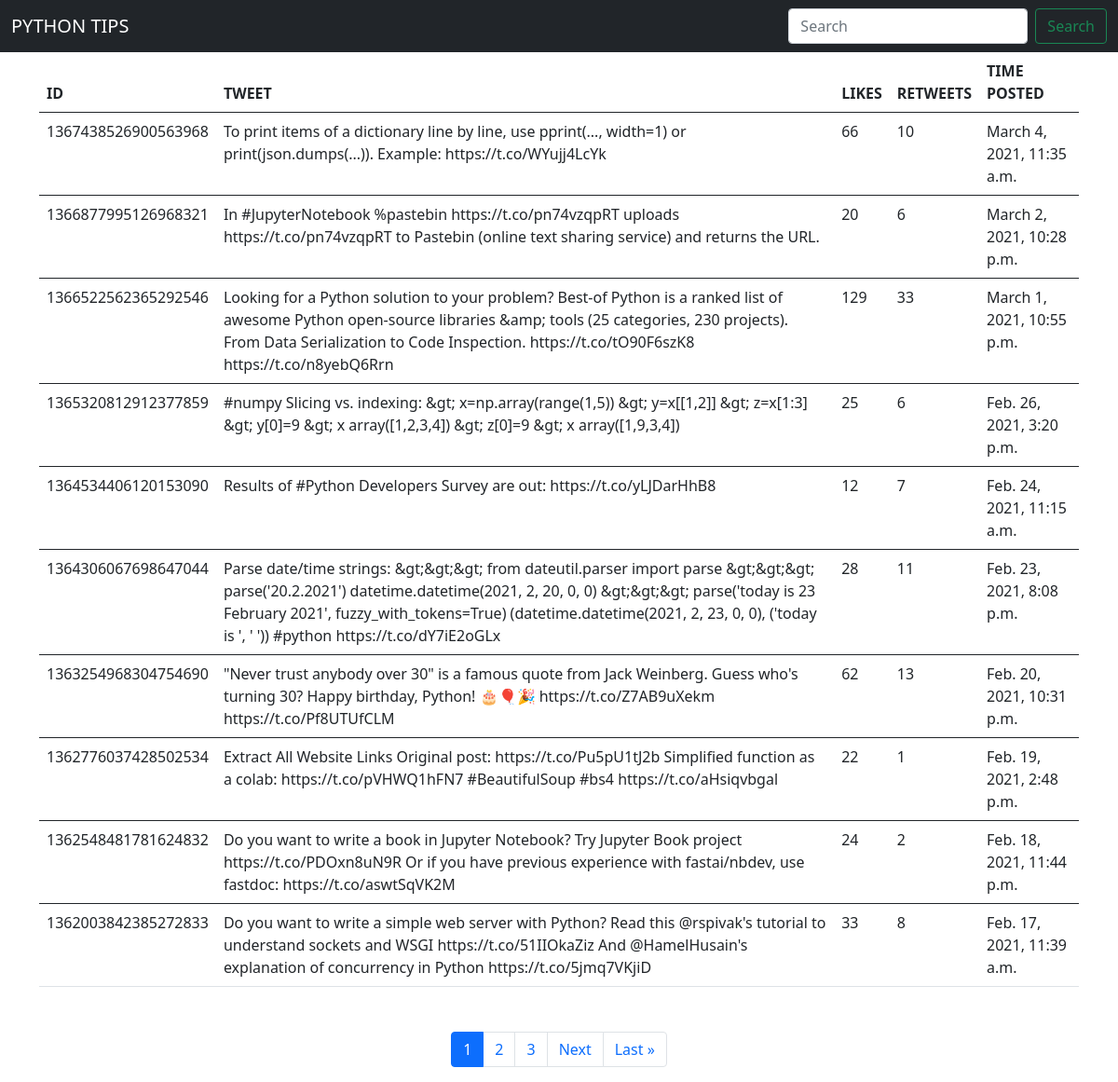
The page / on the database its author committed.
### pyTip/models.py (models this page shows, shortened)
class PyTip(models.Model):
    tweet_id = models.CharField(max_length=500, null=True, blank=True)
    timestamp = models.DateTimeField(null=True, blank=True)
    tweet_text = models.CharField(max_length=500, null=True, blank=True)
    tweet_link = models.CharField(max_length=500, null=True, blank=True)
    external_url = models.CharField(max_length=5000, null=True, blank=True)
    posted_by = models.CharField(max_length=200, null=True, blank=True)
    like = models.IntegerField(null=True, blank=True)
    retweet = models.IntegerField(null=True, blank=True)

### pyTip/views.py (the view)
# urls.py: path('', views.tweet_list, name='home'),
def tweet_list(request):
    if 'q' in request.GET:
        q = request.GET['q']
        tweets = PyTip.objects.filter(
            tweet_text__icontains=q).order_by('-timestamp')
        page = request.GET.get('page', 1)
        paginator = Paginator(tweets, 10)
    else:
        tweets = PyTip.objects.order_by('-timestamp')
        page = request.GET.get('page', 1)
        paginator = Paginator(tweets, 10)
    try:
        tweets = paginator.page(page)
    except PageNotAnInteger:
        tweets = paginator.page(1)
    except EmptyPage:
        tweets = paginator.page(paginator.num_pages)
    index = tweets.number - 1
    max_page_num = len(paginator.page_range)
    start_page_num = index - 3 if index >= 3 else 0
    end_page_num = index + 3 if index <= max_page_num - 3 else max_page_num
    page_range = list(paginator.page_range)[start_page_num:end_page_num]
    return render(request, 'pyTip/home.html', {'tweets': tweets, 'page_range': page_range})

### pyTip/templates/pyTip/home.html (shortened to what this page needs)
<!DOCTYPE html>
<html lang="en">
<head>
    <link href="https://cdn.jsdelivr.net/npm/bootstrap@5.0.0-beta2/dist/css/bootstrap.min.css" rel="stylesheet"
>
</head>
<body>
    <nav class="navbar navbar-dark bg-dark">
        <div class="container-fluid">
            <a class="navbar-brand">PYTHON TIPS</a>
            <form class="d-flex">
                <input class="form-control me-2" type="search" name="q" placeholder="Search" aria-label="Search">
                <button class="btn btn-outline-success" type="submit">Search</button>
            </form>
        </div>
    </nav>
    <div class="container">
        <table class="table">
            <thead>
                <tr>
                    <th scope="col">ID</th>
                    <th scope="col">TWEET</th>
                    <th scope="col"> LIKES </th>
                    <th scope="col"> RETWEETS </th>
                    <th scope="col"> TIME POSTED </th>
                </tr>
            </thead>
            {% for tweet in tweets %}
            <tbody>
                <tr>
                    <td>{{tweet.tweet_id}}</td>
                    <td>{{tweet.tweet_text}}</td>
                    <td> {{tweet.like}}</td>
                    <td> {{tweet.retweet}} </td>
                    <td> {{tweet.timestamp}} </td>
                </tr>
            </tbody>
            {% endfor %}
        </table>
        <div class="d-flex flex-column m-auto pagination mt-5">
            <nav aria-label="Page navigation">
                <ul class="pagination pg-grey justify-content-center">
                    {% for i in page_range %}
                    {% if tweets.number == i %}
                    <li class="page-item active"><a class="page-link">{{ i }}</a></li>
                    {% else %}
                    <li class="page-item"><a class="page-link"
                            href="?{% if query %}q={{query}}&{% endif %}page={{ i }}">{{ i }}</a></li>
                    {% endif %}
                    {% endfor %}
                    {% if tweets.has_next %}
                    <li class="page-item">
                        <a class="page-link"
                            href="?{% if query %}q={{query}}&{% endif %}page={{ tweets.next_page_number }}">Next</a>
                    </li>
                    <li class="page-item">
                        <a class="page-link"
                            href="?{% if query %}q={{query}}&{% endif %}page={{ tweets.paginator.num_pages }}">Last
                            &raquo;</a>
                    </li>
                    {% endif %}
                </ul>
            </nav>
        </div>
    </div>
</body>
</html>

### rows shown on the page
PyTip: tweet_id "1367438526900563968", tweet_text "To print items of a dictionary line by line, use pprint(..., width=1) or print(json.dumps(...)). Example: https://t.co/WYujj4LcYk", like "66", retweet "10", timestamp "March 4, 2021, 11:35 a.m."
PyTip: tweet_id "1366877995126968321", tweet_text "In #JupyterNotebook %pastebin https://t.co/pn74vzqpRT uploads https://t.co/pn74vzqpRT to Pastebin (online text sharing service) and returns the URL.", like "20", retweet "6", timestamp "March 2, 2021, 10:28 p.m."
PyTip: tweet_id "1366522562365292546", tweet_text "Looking for a Python solution to your problem? Best-of Python is a ranked list of awesome Python open-source libraries &amp; tools (25 categories, 230 projects). From Data Serialization to Code Inspection. https://t.co/tO90F6szK8 https://t.co/n8yebQ6Rrn", like "129", retweet "33", timestamp "March 1, 2021, 10:55 p.m."
PyTip: tweet_id "1365320812912377859", tweet_text "#numpy Slicing vs. indexing: &gt; x=np.array(range(1,5)) &gt; y=x[[1,2]] &gt; z=x[1:3] &gt; y[0]=9 &gt; x array([1,2,3,4]) &gt; z[0]=9 &gt; x array([1,9,3,4])", like "25", retweet "6", timestamp "Feb. 26, 2021, 3:20 p.m."
PyTip: tweet_id "1364534406120153090", tweet_text "Results of #Python Developers Survey are out: https://t.co/yLJDarHhB8", like "12", retweet "7", timestamp "Feb. 24, 2021, 11:15 a.m."
PyTip: tweet_id "1364306067698647044", tweet_text "Parse date/time strings: &gt;&gt;&gt; from dateutil.parser import parse &gt;&gt;&gt; parse('20.2.2021') datetime.datetime(2021, 2, 20, 0, 0) &gt;&gt;&gt; parse('today is 23 February 2021', fuzzy_with_tokens=True) (datetime.datetime(2021, 2, 23, 0, 0), ('today is ', ' ')) #python https://t.co/dY7iE2oGLx", like "28", retweet "11", timestamp "Feb. 23, 2021, 8:08 p.m."
PyTip: tweet_id "1363254968304754690", tweet_text "\"Never trust anybody over 30\" is a famous quote from Jack Weinberg. Guess who's turning 30? Happy birthday, Python! 🎂🎈🎉 https://t.co/Z7AB9uXekm https://t.co/Pf8UTUfCLM", like "62", retweet "13", timestamp "Feb. 20, 2021, 10:31 p.m."
PyTip: tweet_id "1362776037428502534", tweet_text "Extract All Website Links Original post: https://t.co/Pu5pU1tJ2b Simplified function as a colab: https://t.co/pVHWQ1hFN7 #BeautifulSoup #bs4 https://t.co/aHsiqvbgal", like "22", retweet "1", timestamp "Feb. 19, 2021, 2:48 p.m."
PyTip: tweet_id "1362548481781624832", tweet_text "Do you want to write a book in Jupyter Notebook? Try Jupyter Book project https://t.co/PDOxn8uN9R Or if you have previous experience with fastai/nbdev, use fastdoc: https://t.co/aswtSqVK2M", like "24", retweet "2", timestamp "Feb. 18, 2021, 11:44 p.m."
PyTip: tweet_id "1362003842385272833", tweet_text "Do you want to write a simple web server with Python? Read this @rspivak's tutorial to understand sockets and WSGI https://t.co/51IIOkaZiz And @HamelHusain's explanation of concurrency in Python https://t.co/5jmq7VKjiD", like "33", retweet "8", timestamp "Feb. 17, 2021, 11:39 a.m."

### other values the page prints
{{ i }} "1"
{{ i }} "2" "3"
